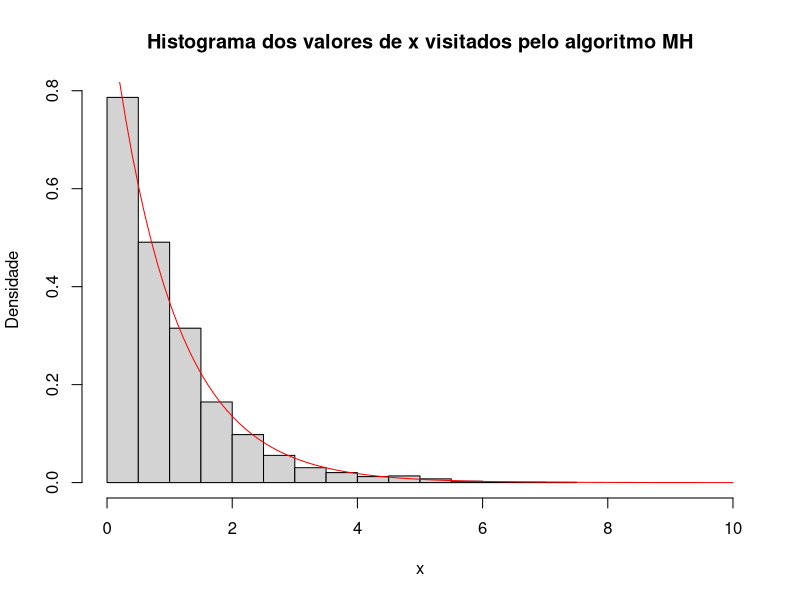

This figure's R source: (Note: a time limit stopped this script after it produced the figure.)
# ------------------------------------------------------------------------------
# --------------------------------- # Exp # ------------------------------------
# ------------------------------------------------------------------------------

f_obj_exp <- function(x, lambda){
  return(ifelse(x < 0, 0, lambda*exp(-lambda*x)))
}


mh_exp <- function(x_atual, n, lambda){
  x <- vector()
  x[1] <- x_atual
  for(i in c(2:n)){
    x_prop <- x_atual + rnorm(1, mean=0, sd=1)
    rho <- min(f_obj_exp(x_prop, lambda)/f_obj_exp(x_atual, lambda), 1)
    if(runif(1) < rho){
      x_atual <- x_prop
    }
    x[i] <- x_atual
  }
  return(x)
}

x_exp <- mh_exp(2, 10000, 1)

hist(x_exp, xlim=c(0,10), probability = TRUE, 
     main = "Histograma dos valores de x visitados pelo algoritmo MH", 
     xlab = "x",
     ylab = "Densidade")
pontos_exp = seq(0,10,length=100)
lines(pontos_exp, f_obj_exp(pontos_exp, 1),col="red")

y_exp <- vector()

for(i in c(1:1000)){
  x_0 <- runif(1, 10, 20)
  y_exp[i] <- mh_exp(x_0, 10000, 1)[10000]
}

hist(y_exp, xlim=c(0,10), probability = TRUE, 
     main = "Histograma dos valores de x visitados pelo algoritmo MH", 
     xlab = "x",
     ylab = "Densidade")
lines(pontos_exp, f_obj_exp(pontos_exp, 1), col="red")

# ------------------------------------------------------------------------------
# -------------------------------- # Normal # ----------------------------------
# ------------------------------------------------------------------------------

f_obj_norm <- function(x){
  return(1/sqrt(2*pi)*exp(-x^2/2))
}

mh_norm <- function(x_atual, n){
  x <- vector()
  x[1] <- x_atual
  for(i in c(2:n)){
    x_prop <- runif(1, x_atual-1, x_atual+1)
    rho <- min(exp(-(x_prop^2 - x_atual^2)/2), 1)
    if(runif(1) < rho){
      x_atual <- x_prop
    }
    x[i] <- x_atual
  }
  return(x)
}

x_norm <- mh_norm(0, 10000)

hist(x_norm, xlim=c(-5,5), probability = TRUE, 
     main = "Histograma dos valores de x visitados pelo algoritmo MH", 
     xlab = "x",
     ylab = "Densidade")
pontos_norm <- seq(-10,10, length=100)
lines(pontos_norm, f_obj_norm(pontos_norm), col="red")

y_norm <- vector()

for(i in c(1:1000)){
  x_0 <- 0
  y[i] <- mh_norm(x_0, 10000)[1000]
}


hist(y_norm, probability = TRUE, 
     main = "Histograma dos valores de x visitados pelo algoritmo MH", 
     xlab = "x",
     ylab = "Densidade")
lines(pontos_norm, f_obj_norm(pontos_norm),col="red")


# ------------------------------------------------------------------------------
# ----------------------------- # Normal Biv # ---------------------------------
# ------------------------------------------------------------------------------
library(mnormt)

rho <- -0.60
n <- 20000
sdev <- sqrt(1-rho^2)
bfx <- matrix(rep(0,2*n), ncol=2)
for (i in 2:n) {
  bfx[i,1] <- rnorm(1, rho*bfx[i-1,2], sdev)
  bfx[i,2] <- rnorm(1, rho*bfx[i,1], sdev)
}

x <- seq(-3, 3, 0.1) 
y <- seq(-3, 3, 0.1)
mu <- c(0, 0)
sigma <- matrix(c(1, rho, rho, 1), nrow=2)
f <- function(x, y) dmnorm(cbind(x, y), mu, sigma)
z <- outer(x, y, f)

contour(x, y, z)
plot(bfx, xlim = c(-3,3), ylim = c(-3,3), pch=20, xlab="x", ylab="y", main="")
